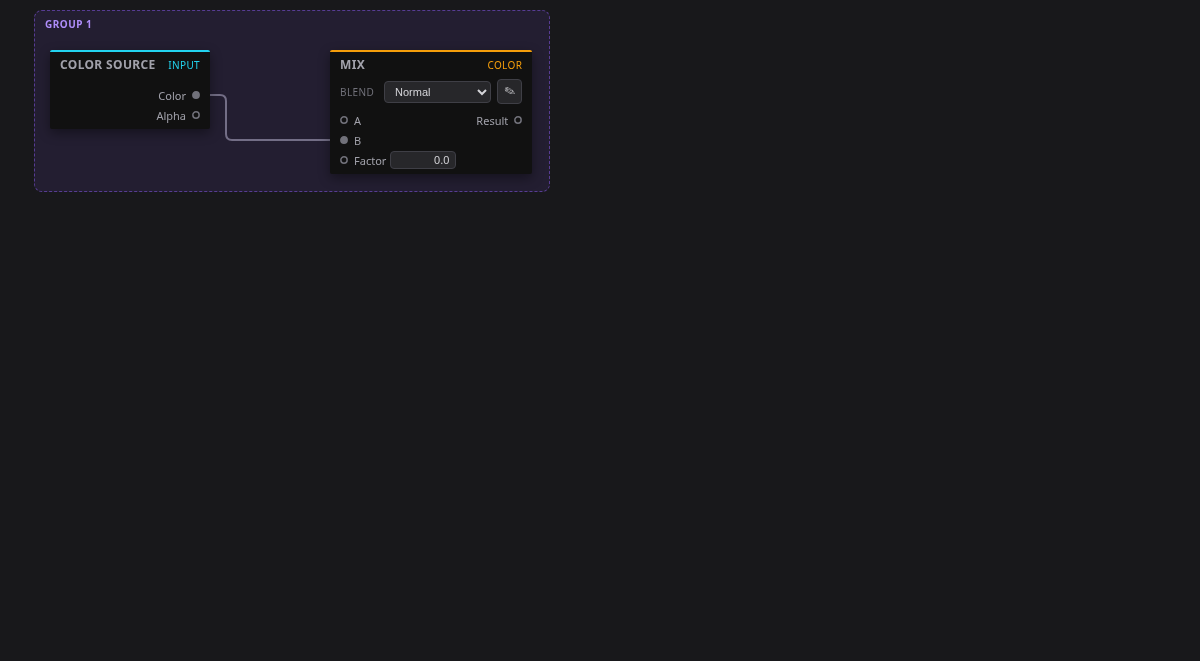
#> input picture audits/goldens/leptos-initial-1200x661.png, 1200 x 661 px
$ python compare_pixels.py ../../audits/goldens/leptos-initial-1200x661.png ../../audits/goldens/leptos-menu-1200x661.png
#> lines starting #> are read from the running program, lines starting #| are printed output that depends on the picture
#!/usr/bin/env python3
"""Compare the GPUI initial frame with the audited Leptos reference golden."""
import sys
from PIL import Image, ImageChops, ImageStat

if len(sys.argv) != 3:
    raise SystemExit("usage: compare_pixels.py REFERENCE.png ACTUAL.png")
reference = Image.open(sys.argv[1]).convert("RGB")
#> reference is the input picture: PIL image 1200x661 RGB; mean R, G, B 25, 24.7, 28.7
actual = Image.open(sys.argv[2]).convert("RGB")
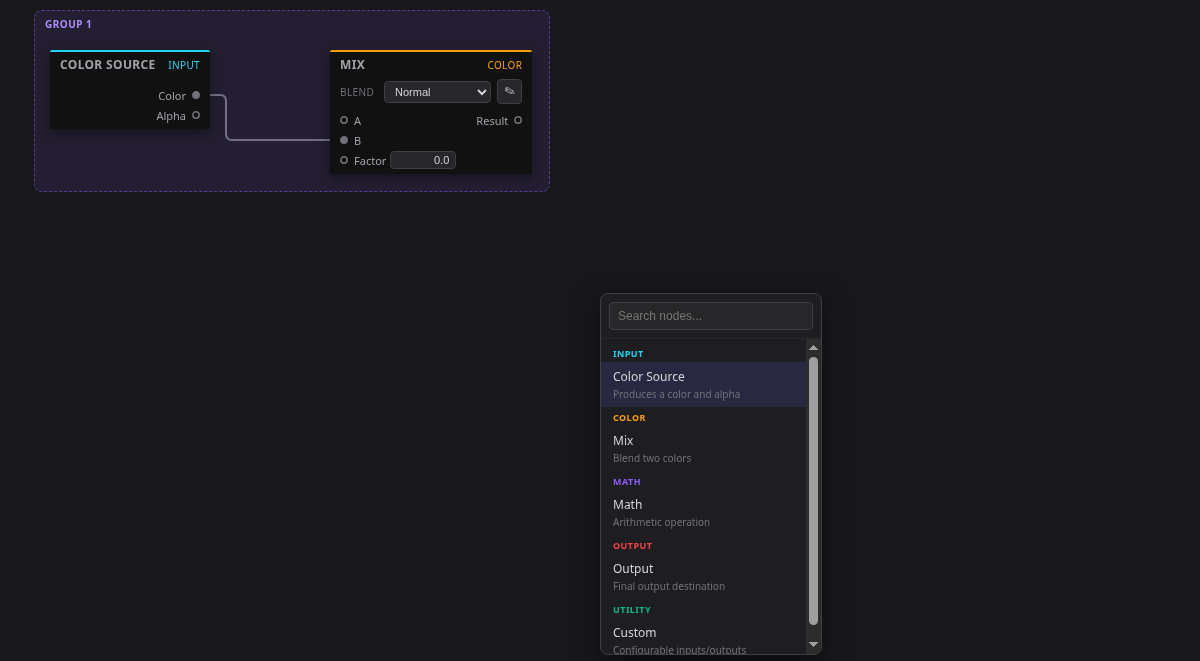
#> input picture audits/goldens/leptos-menu-1200x661.png, 1200 x 661 px
#> actual is the input picture: PIL image 1200x661 RGB; mean R, G, B 26.5, 26.2, 30.5
# Some hosted Xvfb/Vulkan combinations expose a live, interactive WebGPU surface
# but omit that direct-present surface from both CDP and X11 screenshots. Detect
# that driver limitation explicitly rather than treating the background-only frame
# as a visual regression; the browser interaction/fingerprint assertions still run.
colors = actual.getcolors(maxcolors=actual.width * actual.height)
#> colors = 1778 items
if colors and max(count for count, _ in colors) / (actual.width * actual.height) > 0.98:
    raise SystemExit("WebGPU surface is absent from the captured parity frame")
if reference.size != actual.size:
    raise SystemExit(f"screenshot dimensions diverged: reference={reference.size}, actual={actual.size}")
width, height = reference.size
#> width = 1200; height = 661
# Ignore the browser compositor's one-pixel separator consistently in both frames.
reference = reference.crop((0, 1, width, height))
#> reference: PIL image 1200x660 RGB
actual = actual.crop((0, 1, width, height))
#> actual: PIL image 1200x660 RGB
height -= 1
#> height = 660
difference = ImageChops.difference(reference, actual)
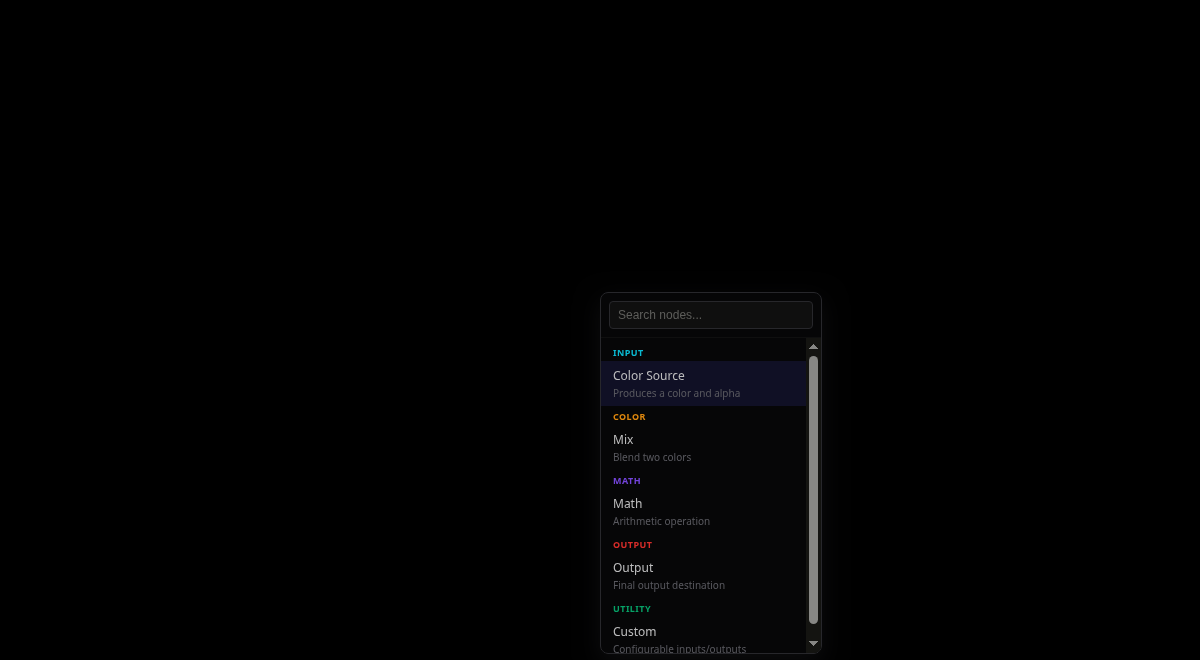
#> difference: PIL image 1200x660 RGB; mean R, G, B 1.7, 1.7, 2
stat = ImageStat.Stat(difference)
mae = sum(stat.mean) / 3.0
#> mae = 1.81
ref_pixels = reference.load()
actual_pixels = actual.load()
exact = 0
large = 0
total = width * height
#> total = 792000
for y in range(height):
    for x in range(width):
        left = ref_pixels[x, y]
        right = actual_pixels[x, y]
        delta = max(abs(left[channel] - right[channel]) for channel in range(3))
        exact += left == right
        large += delta > 20
#> after the loop, exact = 683695; large = 16440
exact_ratio = exact / total
#> exact_ratio = 0.863
large_ratio = large / total
#> large_ratio = 0.0208
print(f"pixel parity: size={width}x{height} mae={mae:.4f} exact={exact_ratio:.4%} delta>20={large_ratio:.4%} "
      f"reference-bg={reference.getpixel((0, 0))} actual-bg={actual.getpixel((0, 0))}")
#| pixel parity: size=1200x660 mae=1.8091 exact=86.3251% delta>20=2.0758% reference-bg=(24, 24, 27) actual-bg=(24, 24, 27)
# Font rasterization and GPU antialiasing differ slightly, but structural divergence is
# deliberately given very little room. The worst audited state (catalog) is
# ~1.48 / 87.2% / 2.0%; the other three states are substantially closer.
if mae > 1.65 or exact_ratio < 0.86 or large_ratio > 0.022:
#> (the run stopped early here; a loop or call above may not have finished)
